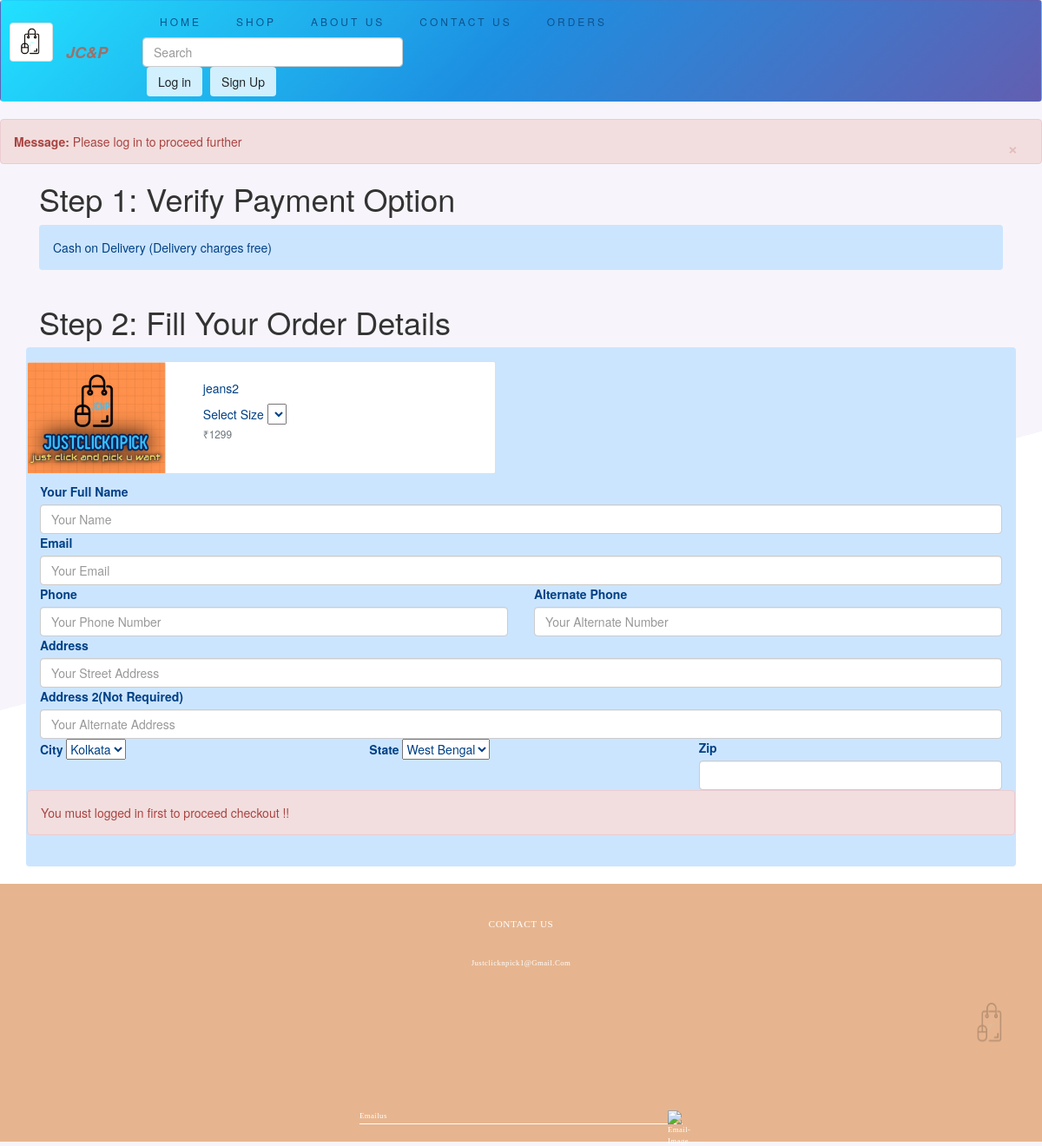
The page /checkout/2 on the database its author committed.
### just/models.py (models this page shows, shortened)
class Product(models.Model):
    product_id = models.AutoField(primary_key=True)
    product_name = models.CharField(max_length=100,blank=False)
    product_price = models.CharField(max_length=100,blank=False)
    category = models.CharField(max_length=100,blank=False)
    subcategory = models.CharField(max_length = 100,blank=False)
    manufacturer_detail = models.CharField(max_length=100,blank=True)
    seller_name = models.CharField(max_length=100,blank=True)
    desc = models.CharField(max_length =1000,blank=False)
    short_desc = models.CharField(max_length =500,blank=True,default="")
    warranty_period = models.CharField(max_length=1000,blank=False,default="")
    refundable = models.CharField(max_length=1000,blank=False,default="")
    date = models.DateTimeField(auto_now_add=True)
    image = models.ImageField(upload_to="shop/images")
    image1 = models.ImageField(upload_to="shop/images",blank=True)
    image2 = models.ImageField(upload_to="shop/images",blank=True)
    image3 = models.ImageField(upload_to="shop/images",blank=True)
    image4 = models.ImageField(upload_to="shop/images",blank=True)
    size1 = models.CharField(max_length=100,default="",blank=True)
    size2 = models.CharField(max_length=100,default="",blank=True)
    size3 = models.CharField(max_length=100,default="",blank=True)
    size4 = models.CharField(max_length=100,default="",blank=True)
    size5 = models.CharField(max_length=100,default="",blank=True)
    instock = models.CharField(max_length=100,blank=True)

### just/views.py (the view, shortened to what this page needs)
# urls.py: path("checkout/<int:id>",views.checkout,name="checkout"),
def checkout(request,id):
    product = Product.objects.filter(product_id = id,instock__gte = 1)
    if not request.user.is_authenticated:
        messages.error(request,'Please log in to proceed further')
    if len(product) > 0:
        return render(request,'shop/checkout.html',{"product":product})
    return httpresponse("404 error")

### just/templates/shop/checkout.html (shortened to what this page needs)
{% extends 'shop/base.html' %}
{% block body %}
    <div class="container">
        <h1>Step 1: Verify Payment Option</h1>
    </div>
    <div class="container">
        <div class="alert alert-primary" role="alert">
            Cash on Delivery (Delivery charges free)
          </div>
    </div>
    <div class="container">
        <h1>Step 2: Fill Your Order Details</h1>
    </div>
    <div class="container alert alert-primary">
        <form class="row g-3" action="/checkout/{{product.0.product_id}}" id="checkout" method="post">
            <div class="card mb-3" style="max-width: 540px;">
                <div class="row g-0">
                  <div class="col-md-4">
                    <img class="card-img-top" src="\media\{{product.0.image}}" alt="...">
                  </div>
                  <div class="col-md-8">
                    <div class="card-body">
                      <h5 class="card-title">{{product.0.product_name}}</h5>
                      {% if product.0.category == 'Pants' or product.0.category == 'Garments' or product.0.category == 'Kurti'%}
                      <span>Select Size </span>
                      <select name="size" id="size" class="form-select">
                      </select>
                      {% endif %}
                      <p class="card-text"><small class="text-muted">₹{{product.0.product_price}}</small></p>
                    </div>
                  </div>
                </div>
              </div>
            <div class="col-md-12">
                <label for="name" class="form-label">Your Full Name</label>
                <input type="text" name="name" class="form-control" id="name" placeholder="Your Name" required>
              </div>
            <div class="col-md-12">
              <label for="email" class="form-label">Email</label>
              <input type="email" name="email" class="form-control" id="email" placeholder="Your Email" required>
            </div>
            <div class="col-md-6">
              <label for="phone" class="form-label">Phone</label>
              <input type="tel" name="phone" class="form-control" id="phone" placeholder="Your Phone Number" required>
            </div>
            <div class="col-md-6">
                <label for="phone2" class="form-label">Alternate Phone</label>
                <input type="tel" name="phone2" class="form-control" id="phone2" placeholder="Your Alternate Number" required>
              </div>
            <div class="col-12">
              <label for="address1" class="form-label">Address</label>
              <input type="text" name="address1" class="form-control" id="address1" placeholder="Your Street Address" required>
            </div>
            <div class="col-12">
              <label for="address2" class="form-label">Address 2(Not Required)</label>
              <input type="text" name="address2" class="form-control" id="address2" placeholder="Your Alternate Address">
            </div>
            <div class="col-md-4">
              <label for="city" class="form-label">City</label>
              <select name="city" id="city" class="form-select" required>
                <option>Kolkata</option>
              </select>
            </div>
            <div class="col-md-4">
              <label for="state" class="form-label">State</label>
              <select name="state" id="state" class="form-select" required>
                <option>West Bengal</option>
              </select>
            </div>
            <div class="col-md-4">
              <label for="zip" class="form-label">Zip</label>
              <input type="text" name="zip" class="form-control" id="zip" required>
            </div>
            {% if user.is_authenticated %}
            <div class="col-12">
                <button type="submit" class="btn btn-secondary btn-md">Place Order</button>
            </div>
            {% else %}
            <div class="alert alert-danger col-12" role="alert">
                You must logged in first to proceed checkout !!
              </div>
            {% endif %}
          </form>
    </div>
    <section id="contact">
      <div class="container">
        <h4>contact us</h4>
        <p>justclicknpick1@gmail.com</p>
        <p class="email">emailus <span><img src="https://res.cloudinary.com/de8cuyd0n/image/upload/v1520412541/E-commerce%20landing%20page/icons/get_in_touch_1x.png" alt="email-image"></span></p>
      </div>
    </section>
    <div class="back-to-top"><a href="#nav"> <img title="JC&P." width="50" height="50" src="/media/shop/images/logo_2.png" alt="JC&P"></a> </div>
{% endblock %}

### rows shown on the page
Product: image (picture), product_name "jeans2", product_price "1299"

### other values the page prints
{{ message }} "Please log in to proceed further"
